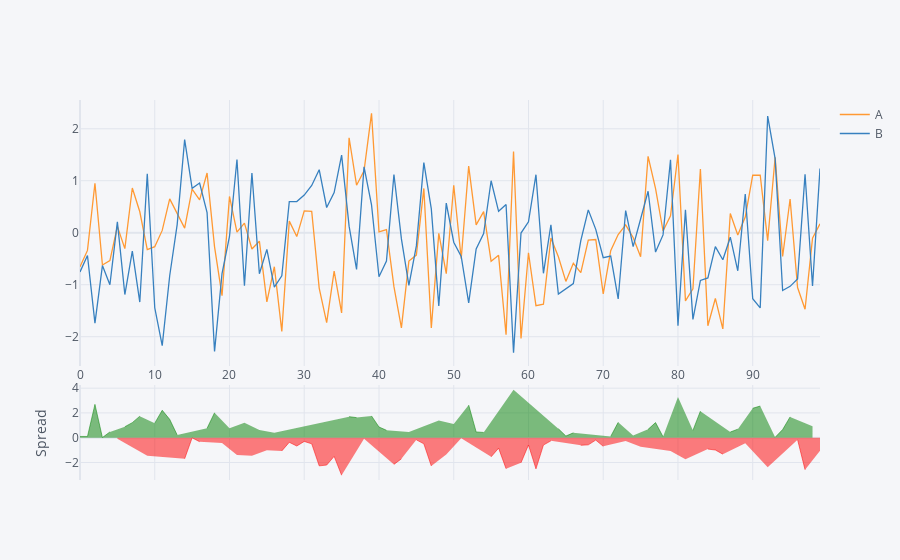

The cell this chart's notebook holds for it:
### Code cell
df1 [['A', 'B']].iplot(kind = 'spread')
